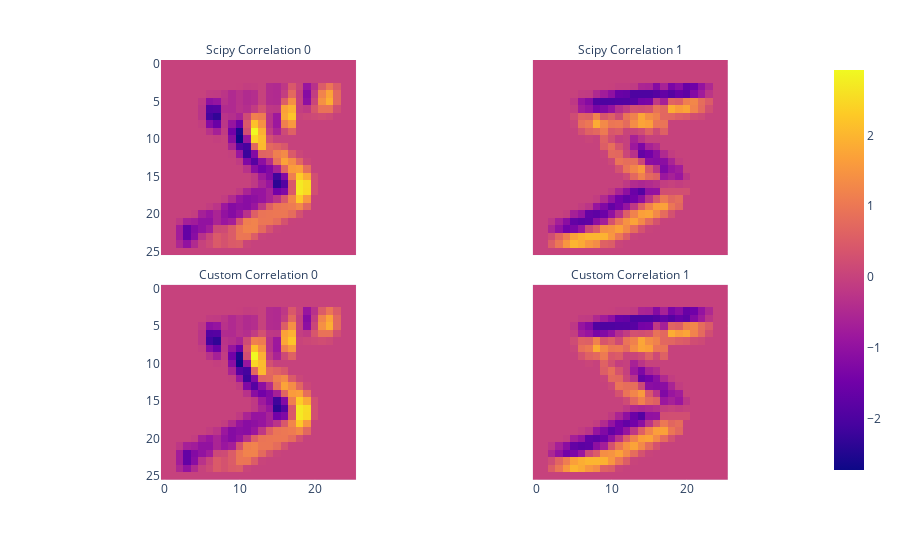

Notebook code for this chart:
### Markdown cell above
### Results visualization and comparaison with `scipy.signal`'s `correlated2d`

### Code cell
custom_correlations = (input[correlation_indices] @ kernels_weights).reshape(nb_horizontal_correlations, nb_vertical_correlations, kernels.shape[0])
scipy_correlations = np.stack([correlate2d(input.reshape(28, 28), kernels[k], mode="valid") for k in range(kernels.shape[0])], axis=2)

display(np.concatenate([custom_correlations, scipy_correlations], axis=2).shape)

fig = px.imshow(
    np.concatenate([custom_correlations, scipy_correlations], axis=2),
    facet_col=2,
    facet_col_wrap=2,
)
fig.layout.annotations[0]['text'] = "Custom Correlation 0"
fig.layout.annotations[1]['text'] = "Custom Correlation 1"
fig.layout.annotations[2]['text'] = "Scipy Correlation 0"
fig.layout.annotations[3]['text'] = "Scipy Correlation 1"
fig.show()

### Figure 1 — Plotly figure (JSON) as saved in the notebook; plotly's stock layout.template omitted (floating-point values rounded to 4 significant figures; data arrays with more than 128 entries replaced by an {"elided": "..."} marker saying what was removed)
{"data": [{"coloraxis": "coloraxis", "hovertemplate": "x: %{x}<br>y: %{y}<br>color: %{z}<extra></extra>", "name": "0", "type": "heatmap", "xaxis": "x3", "yaxis": "y3", "z": {"elided": "26x26 float values"}}, {"coloraxis": "coloraxis", "hovertemplate": "x: %{x}<br>y: %{y}<br>color: %{z}<extra></extra>", "name": "1", "type": "heatmap", "xaxis": "x4", "yaxis": "y4", "z": {"elided": "26x26 float values"}}, {"coloraxis": "coloraxis", "hovertemplate": "x: %{x}<br>y: %{y}<br>color: %{z}<extra></extra>", "name": "2", "type": "heatmap", "xaxis": "x", "yaxis": "y", "z": {"elided": "26x26 float values"}}, {"coloraxis": "coloraxis", "hovertemplate": "x: %{x}<br>y: %{y}<br>color: %{z}<extra></extra>", "name": "3", "type": "heatmap", "xaxis": "x2", "yaxis": "y2", "z": {"elided": "26x26 float values"}}], "layout": {"annotations": [{"font": {}, "showarrow": false, "text": "Custom Correlation 0", "x": 0.245, "xanchor": "center", "xref": "paper", "y": 0.465, "yanchor": "bottom", "yref": "paper"}, {"font": {}, "showarrow": false, "text": "Custom Correlation 1", "x": 0.755, "xanchor": "center", "xref": "paper", "y": 0.465, "yanchor": "bottom", "yref": "paper"}, {"font": {}, "showarrow": false, "text": "Scipy Correlation 0", "x": 0.245, "xanchor": "center", "xref": "paper", "y": 1.0, "yanchor": "bottom", "yref": "paper"}, {"font": {}, "showarrow": false, "text": "Scipy Correlation 1", "x": 0.755, "xanchor": "center", "xref": "paper", "y": 1.0, "yanchor": "bottom", "yref": "paper"}], "coloraxis": {"colorscale": [[0, "#0d0887"], [0.1111, "#46039f"], [0.2222, "#7201a8"], [0.3333, "#9c179e"], [0.4444, "#bd3786"], [0.5556, "#d8576b"], [0.6667, "#ed7953"], [0.7778, "#fb9f3a"], [0.8889, "#fdca26"], [1, "#f0f921"]]}, "margin": {"t": 60}, "xaxis": {"anchor": "y", "constrain": "domain", "domain": [0, 0.49], "scaleanchor": "y"}, "xaxis2": {"anchor": "y2", "domain": [0.51, 1], "matches": "x"}, "xaxis3": {"anchor": "y3", "domain": [0, 0.49], "matches": "x", "showticklabels": false}, "xaxis4": {"anchor": "y4", "domain": [0.51, 1], "matches": "x", "showticklabels": false}, "yaxis": {"anchor": "x", "autorange": "reversed", "constrain": "domain", "domain": [0, 0.465]}, "yaxis2": {"anchor": "x2", "domain": [0, 0.465], "matches": "y", "showticklabels": false}, "yaxis3": {"anchor": "x3", "domain": [0.535, 1.0], "matches": "y"}, "yaxis4": {"anchor": "x4", "domain": [0.535, 1.0], "matches": "y", "showticklabels": false}}}
